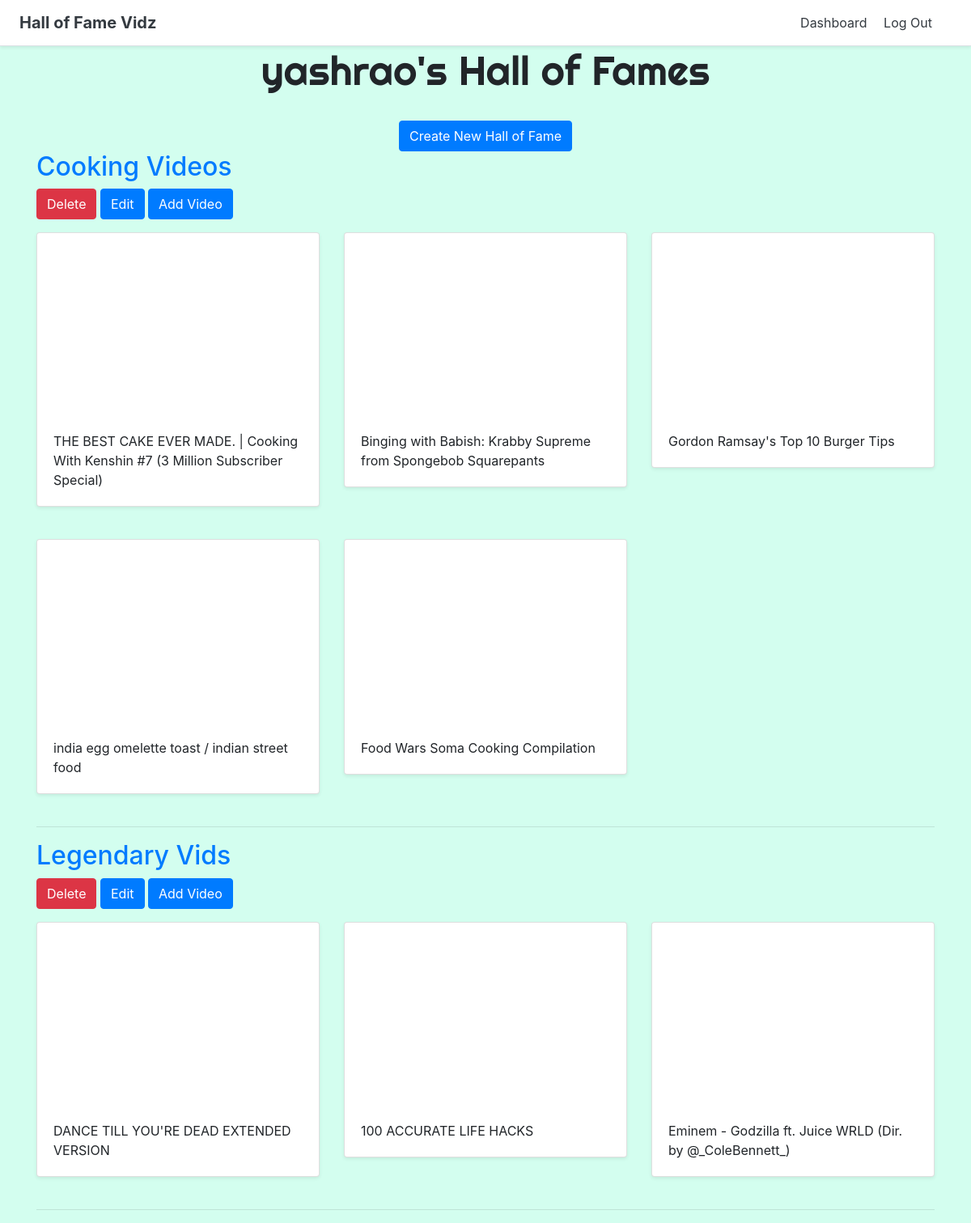
Screenshot of /dashboard (signed in) with the database file from the repository.
### halls/models.py (models this page shows)
class Hall(models.Model):
    title = models.CharField(max_length=255)
    user = models.ForeignKey(User, on_delete=models.CASCADE)

class Video(models.Model):
    title = models.CharField(max_length=255)
    url = models.URLField()
    youtube_id = models.CharField(max_length=255)
    hall = models.ForeignKey(Hall, on_delete=models.CASCADE)

### halls/views.py (the view)
# urls.py: path('dashboard', views.dashboard, name='dashboard'),
@login_required
def dashboard(request):
    halls = Hall.objects.filter(user=request.user)
    return render(request, 'halls/dashboard.html', {'halls':halls})

### halls/templates/halls/dashboard.html
{% extends 'halls/base.html' %}
{% block content %}
<div class="container">
  <div class="text-center">
    <h1 style="font-family: 'Righteous', cursive; font-size:50px;">{{ user.username }}'s Hall of Fames</h1><br />
    <a href="{% url 'create_hall' %}" class="btn btn-primary">Create New Hall of Fame</a>
  </div>
    {% for hall in halls %}
<h2><a href="{% url 'detail_hall' hall.id %}">{{ hall.title }}</a></h2>
<a href="{% url 'delete_hall' hall.id %}" class="btn btn-danger">Delete</a>
<a href="{% url 'update_hall' hall.id %}" class="btn btn-primary">Edit</a>
<a href="{% url 'add_video' hall.id %}" class="btn btn-primary">Add Video</a>
    <div class="row">
      {% for video in hall.video_set.all %}
      <div class="col-md-4 mt-3">
        <div class="card mb-4 shadow-sm">
          <iframe width="100%" height="225" src="https://www.youtube.com/embed/{{ video.youtube_id }}" frameborder="0" allow="accelerometer; autoplay; encrypted-media; gyroscope; picture-in-picture" allowfullscreen></iframe>
          <div class="card-body">
            <p class="card-text">{{ video.title }}</p>
          </div>
        </div>
      </div>
      {% endfor %}
      </div>
      <hr />
    {% endfor %}
</div>
{% endblock %}

### rows the page displays
Hall: title "Cooking Videos"
Video: title "THE BEST CAKE EVER MADE. | Cooking With Kenshin #7 (3 Million Subscriber Special)"
Video: title "Binging with Babish: Krabby Supreme from Spongebob Squarepants"
Video: title "Gordon Ramsay's Top 10 Burger Tips"
Video: title "india egg omelette toast / indian street food"
Video: title "Food Wars Soma Cooking Compilation"
Hall: title "Legendary Vids"
Video: title "DANCE TILL YOU'RE DEAD EXTENDED VERSION"
Video: title "100 ACCURATE LIFE HACKS"
Video: title "Eminem - Godzilla ft. Juice WRLD (Dir. by @_ColeBennett_)"

### other values shown
{{ user.username }} "yashrao"
